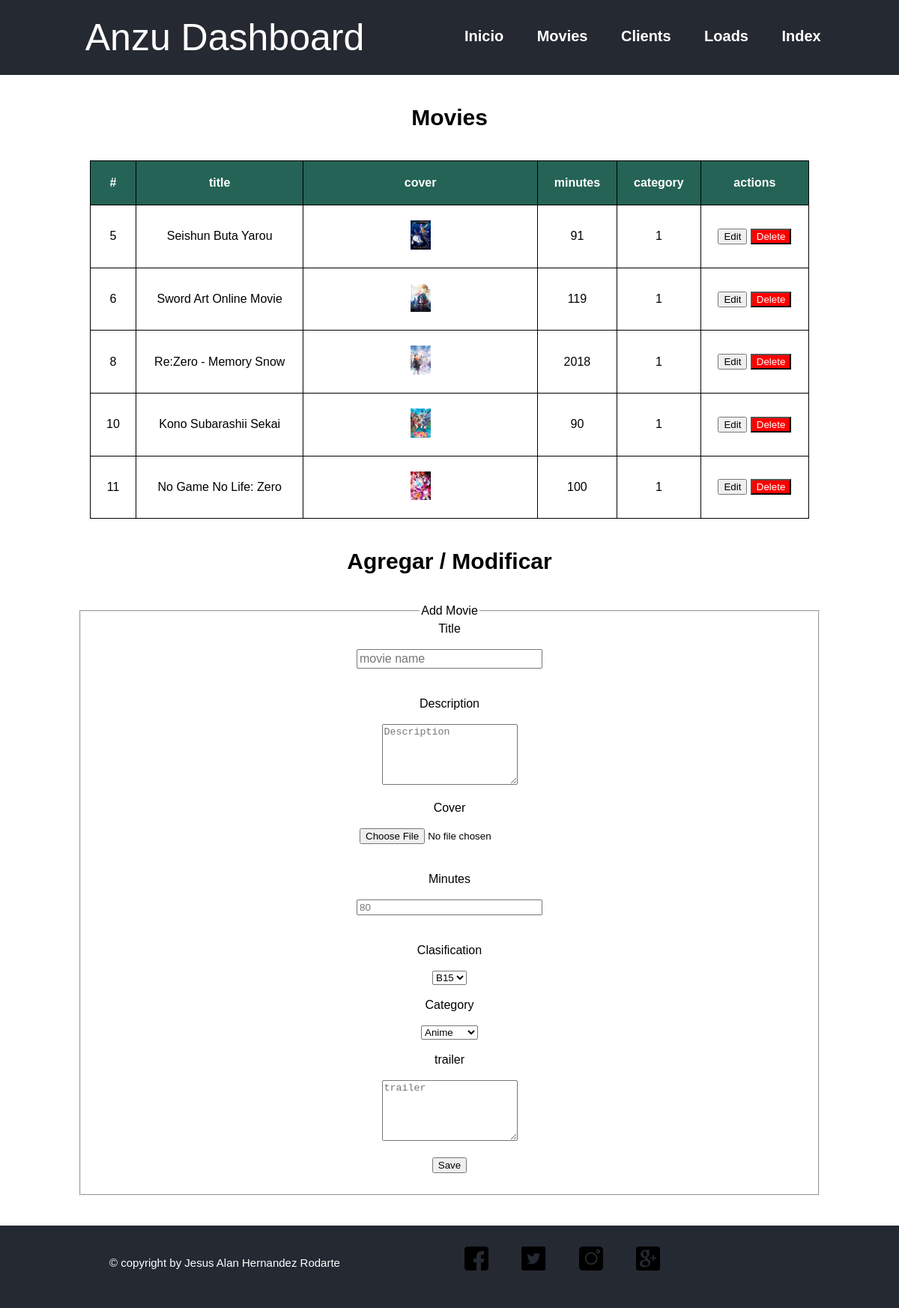
/movies/index.php, run on the app's committed database.
### tables this page shows
CREATE TABLE `movies` (
  `id` int(11) NOT NULL,
  `title` varchar(255) NOT NULL,
  `description` longtext NOT NULL,
  `cover` varchar(255) NOT NULL,
  `minutes` int(11) NOT NULL,
  `clasification` varchar(255) NOT NULL,
  `trailer` longtext NOT NULL,
  `category_id` int(11) NOT NULL
);

### app/movieController.php (called while the page is built, shortened)
<?php
class MovieController
{
	public function get()
	{
		$conn = connect();
		if ($conn->connect_error==false) {
			$query = "select * from movies";
			$prepared_query = $conn->prepare($query);
			$prepared_query->execute();
			$results = $prepared_query->get_result();
			$movies = $results->fetch_all(MYSQLI_ASSOC);
			if (count($movies)>0) {
				return $movies;
			}else{
				return array();
			}
		}else
			return array();
	}
}

### app/categoryController.php (called while the page is built, shortened)
<?php
class CategoryController{
    public function get(){
        $conn = connect();
        if($conn->connect_error==false){
            $query = "select * from categories";
            $prepared_query = $conn->prepare($query);
            $prepared_query->execute();
            $results = $prepared_query->get_result();
            $categories = $results->fetch_all(MYSQLI_ASSOC);
            if(count($categories)>0){
                return $categories;
            }else{
                return array();
            }
        }else{
            return array();
        }
    }
}
?>

### movies/index.php (the view, shortened to what this page needs)
<?php
	include "../app/categoryController.php";
	include "../app/movieController.php";
	$categoryController = new CategoryController();
	$movieController = new MovieController();
	$categories = $categoryController->get();
    $movies = $movieController->get();
?>
<!DOCTYPE html>
<html>
<head>
    <link rel="stylesheet" href="../css/estilosdatosMovies.css?v=0.0.13">
    <link rel="stylesheet" href="../css/estilosIndex.css?v=0.0.10">
</head>
<body>
    <div class="contenedor">
        <header>
            <div class="wrapper">
                <div class="logo">
                    <a href="#">Anzu Dashboard</a>
                </div>
                <nav>
                    <a href="#">Inicio</a>
                    <a href="#">Movies</a>
                    <a href="#">Clients</a>
                    <a href="#">Loads</a>
                    <a href="../index.php">Index</a>
                </nav>
            </div>
        </header>
        <div class="contenedortabla">
            <h1>
                Movies
            </h1>
            <table>
                <thead>
                    <th>
                        #
                    </th>
                    <th>
                        title
                    </th>
                    <th>
                        cover
                    </th>
                    <th>
                        minutes
                    </th>
                    <th>
                        category
                    </th>
                    <th>
                        actions
                    </th>
                </thead>
                <tbody>
                    <?php foreach ($movies as $movie): ?>
                    <tr>
                        <td class="centrar">
                            <?= $movie['id'] ?>
                        </td>
                        <td class="centrar">
                        <?= $movie['title'] ?>
                        </td>
                        <td class="centrar">
                            <img style="width: 10%" src="../assets/img/movies/<?= $movie['cover'] ?>">
                        </td>
                        <td class="centrar">
                            <?= $movie['minutes'] ?>
                        </td>
                        <td class="centrar">
                            <?= $movie['category_id'] ?>
                        </td>
                        <td class="centrar">
                            <button onclick="edit(<?= $movie['id'] ?>,'<?= $movie['title'] ?>','<?= $movie['description'] ?>','<?= $movie['minutes'] ?>','<?= $movie['clasification'] ?>','<?= $movie['trailer'] ?>','<?= $movie['category_id'] ?>')">
                                Edit
                            </button>
                            <button onclick="remove(<?= $movie['id'] ?>)" style="color: white; background: red;">
                                Delete
                            </button>
                        </td>
                    </tr>
                    <?php endforeach ?>
                </tbody>
            </table>
            <h1>
                Agregar / Modificar
			</h1>
            <form id="storeForm" action="../app/movieController.php" method="POST" enctype="multipart/form-data" >
                <fieldset class="fielset">
                    <legend>
                        Add Movie
                    </legend>
                    <label>
                        Title
                    </label> <br> <br>
                    <input type="text" name="title" placeholder="movie name" required="">
                    <br> <br>
                    <label>
                        Description
                    </label><br> <br>
                    <textarea name="description" rows="5" placeholder="Description" required=""></textarea>
                    <br> <br>
                    <label>
                        Cover
                    </label><br> <br>
                    <input type="file" name="cover" required="" accept="image/*">
                    <br> <br>
                    <label>
                        Minutes
                    </label><br> <br>
                    <input type="number" name="minutes" placeholder="80" required="">
                    <br> <br>
                    <label>
                        Clasification
                    </label><br> <br>
                    <select  name="clasification" required="">
                        <option> B15 </option>
                    </select>
                    <br> <br>
                    <label>
                        Category
                    </label><br> <br>
                    <select  name="category_id" required="">
                        <?php foreach ($categories as $category): ?>
                        <option value="<?= $category['id'] ?>" >
                            <?= $category['name'] ?>
                        </option>
                        <?php endforeach ?>
                    </select>
                    <br> <br>
                    <label>
                        trailer
                    </label><br> <br>
                    <textarea name="trailer" rows="5" placeholder="trailer" required=""></textarea>
                    <br> <br>
                    <button type="submit">
                        Save
                    </button><br> <br>
                </fieldset>
            </form>
        </div>
        <footer>
            <div class="wrapper">
                <div class="logo">
                    <a href="index.php">© copyright by Jesus Alan Hernandez Rodarte </a>
                </div>
                <nav >
                    <a href="#">
                        <img src="../img/facebook.png" alt="">
                    </a>
                    <a href="#">
                        <img src="../img/twit.png" alt="">
                    </a>
                    <a href="#">
                        <img src="../img/instagram.png" alt="">
                    </a>
                    <a href="#">
                        <img src="../img/google.png" alt="">
                    </a>
                </nav>
            </div>
        </footer>
    </div>
</body>
</html>

### css/estilosdatosMovies.css (style rules this page uses)
.contenedortabla { width: 100%; }
.contenedortabla table { margin-left: auto; margin-right: auto; border-collapse: collapse; width: 80%; }
th ,td { padding: 20px; }
.centrar { text-align: center; }
thead { background-color: #246355; color: #fff; }
h1 { text-align: center; padding-top: 20px; padding-bottom: 20px; font-size: 30px; }
input { width: 25%; margin-bottom: 20px; }
input[type="text"], input[type="password"] { outline: none; height: 20px; font-size: 16px; }
.fielset { display: block; margin-left: auto; margin-right: auto; width: 80%; text-align: center; margin-bottom: 40px; }

### css/estilosIndex.css (style rules this page uses)
body { margin: 0; padding: 0; font-family: sans-serif; height: 100vh; }
.contenedor { width: 100%; }
header { width: 100%; overflow: hidden; background: #252932; }
.wrapper { width: 100%; display: flex; flex-wrap: wrap; }
.logo { width: 50%; }
.logo a { text-decoration: none; color: #fff; }
header .logo { color: #f2f2f2; font-size: 50px; line-height: 100px; text-align: center; }
header nav { line-height: 100px; }
header nav a { display: inline-block; color: #fff; text-decoration: none; padding: 10px 20px; line-height: normal; font-size: 20px; font-weight: bold; transition: all 500ms ease; }
footer { width: 100%; overflow: hidden; background: #252932; }
footer .logo { color: #f2f2f2; font-size: 15px; line-height: 100px; text-align: center; }
footer nav { width: 50%; line-height: 110px; }
footer nav a { display: inline-block; color: #fff; text-decoration: none; padding: 10px 20px; line-height: normal; font-size: 20px; font-weight: bold; transition: all 500ms ease; }

### movies/index.php (style rules this page uses)
table, th, td { border: 1px solid black; border-collapse: collapse; }

### data on the page
movies: id "5", title "Seishun Buta Yarou", cover (picture), minutes "91", category "1"
movies: id "6", title "Sword Art Online Movie", cover (picture), minutes "119", category "1"
movies: id "8", title "Re:Zero - Memory Snow", cover (picture), minutes "2018", category "1"
movies: id "10", title "Kono Subarashii Sekai", cover (picture), minutes "90", category "1"
movies: id "11", title "No Game No Life: Zero", cover (picture), minutes "100", category "1"

### other printed values
form field category_id "Anime"
